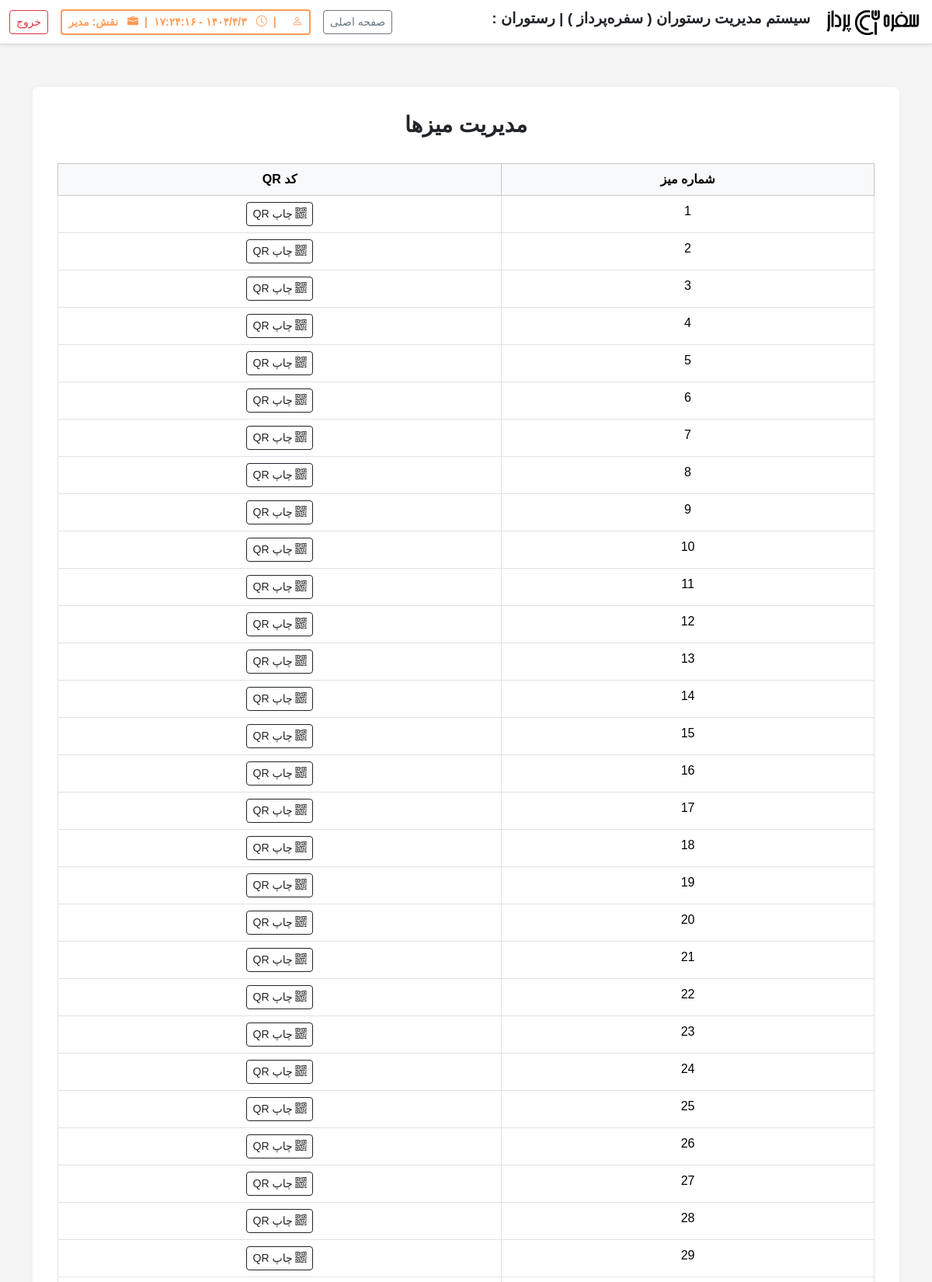
The app's page /website/Manager/Table_Management.php (signed in, upper part) with its own data.
### tables this page shows
CREATE TABLE `table` (
  `id` int(10) UNSIGNED NOT NULL,
  `active` int(255) NOT NULL COMMENT 'وضعیت',
  `address` varchar(255) NOT NULL COMMENT 'آدرس '
);

### website/Manager/Table_Management.php (the view, shortened to what this page needs)
<?php session_start(); if(isset($_SESSION['manager_login'] ) &&  $_SESSION['manager_login'] ){?>
<?php
$host = "localhost";
$user = "root";
$password = "";
$dbname = "sofrehpardaz";
$connection = new mysqli($host, $user, $password , $dbname);
$query_table = "SELECT * FROM `table`";
$send_query_table = mysqli_query($connection, $query_table);
?>
<!DOCTYPE html>
<html lang="fa" dir="rtl">
<head>
  <link rel="stylesheet" href="https://cdn.jsdelivr.net/npm/bootstrap@5.3.2/dist/css/bootstrap.rtl.min.css"/>
  <link rel="stylesheet" href="https://cdn.jsdelivr.net/npm/bootstrap-icons/font/bootstrap-icons.css">
</head>
<body>
 <nav class="navbar navbar-expand-lg shadow-sm fixed-top">
    <div class="container-fluid d-flex align-items-center justify-content-between">
      <div class="d-flex align-items-center gap-1">
 <a href="https://github.com/sofrehpardaz" target="_blank" title="GitHub"><img  src="../imag/sofreh pardaz farsi - 2.png" alt="لوگو" class="navbar-logo"></a>
        <h1 class="restaurant-brand"> سیستم مدیریت رستوران ( سفره‌پرداز ) | رستوران :  <?php echo $_SESSION['restaurant_name'];?> </h1>
      </div>
      <div class="d-flex align-items-center gap-3">
        <a href="Admin_Panel.php" class="btn btn-outline-secondary btn-sm">صفحه اصلی</a>
          <button class="btn btn-orange-outline btn-sm d-flex align-items-center gap-2" disabled>
          <i class="bi bi-person"></i><span> <?php echo $_SESSION['manager_name'];?> </span> |
          <i class="bi bi-clock"></i> <span id="clock"></span> |
          <i class="bi bi-briefcase-fill"></i> <span>نقش: مدیر</span>
        </button>
      <a href="../logout_manager.php">  <button class="btn btn-outline-danger btn-sm">خروج</button></a>
      </div>
    </div>
  </nav>
  <div class="container" style="margin-top: 7rem;">
    <div class="section-box">
      <h3 class="text-center">مدیریت میزها</h3>
      <table class="table table-bordered text-center">
        <thead class="table-light">
          <tr>
            <th>شماره میز</th>
            <th>کد QR</th>
          </tr>
        </thead>
        <tbody>
          <?php while($query = mysqli_fetch_assoc($send_query_table)){?>
          <tr>
            <td><?php echo $query['id'] ?></td>
            <td>
              <a href="Table_Number.php?id=<?php echo $query['id'] ?>">
              <button class="btn btn-outline-dark btn-sm">
                <i class="bi bi-qr-code"></i> چاپ QR
              </button>
              </a>
            </td>
          </tr>
          <?php }?>
        </tbody>
      </table>
    </div>
  </div>
</body>
</html>
<?php } else{
  header('Location:../logout_manager.php');
  }?>

### website/Manager/Table_Management.php (style rules this page uses)
body { background-color: #f5f5f5; font-family: Vazir, sans-serif; margin: 0; padding: 0; }
.navbar { background-color: #fff; border-bottom: 1px solid #ddd; }
.restaurant-brand { font-weight: bold; font-size: 1.2rem; }
.navbar-logo { height: 40px; margin-left: 10px; }
.btn-orange-outline { background-color: transparent !important; color: #ff6600 !important; border: 2px solid #ff6600 !important; font-weight: bold; }
.btn-orange-outline i { margin-left: 4px; color: #ff6600; }
.section-box { background: white; border-radius: 8px; padding: 2rem; margin-bottom: 2rem; box-shadow: 0 2px 10px rgba(0,0,0,0.05); }
h3.text-center { font-weight: bold; margin-bottom: 2rem; }

### records on screen
table: id "1"
table: id "2"
table: id "3"
table: id "4"
table: id "5"
table: id "6"
table: id "7"
table: id "8"
table: id "9"
table: id "10"
table: id "11"
table: id "12"
table: id "13"
table: id "14"
table: id "15"
table: id "16"
table: id "17"
table: id "18"
table: id "19"
table: id "20"
table: id "21"
table: id "22"
table: id "23"
table: id "24"
table: id "25"
table: id "26"
table: id "27"
table: id "28"
table: id "29"
